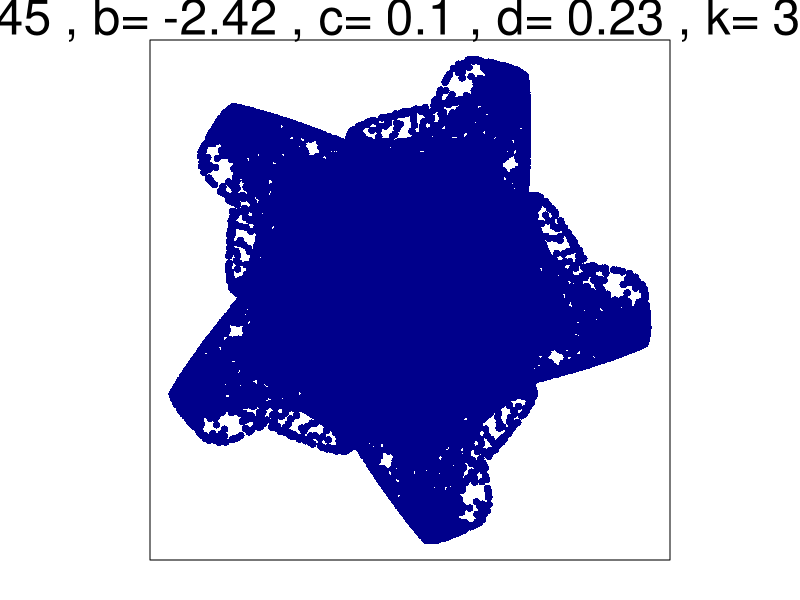

Reproduce this figure in R.
a=-3.45
b=-2.42
c1=.1
d=.23
k=3
n=15000
pm=array(data = NA, dim = c(n,2))
xn=1.37
yn=-1.1
for (j in 1:n) {
  xn1=d+a*(cos(yn))^2+b*sin(xn/k)
  yn1=c1-xn
  pm[j,]=c(xn1, yn1)
  xn=xn1
  yn=yn1
}

m=5
t=2*pi/m
pm=pm[50:n,]
fpm=pm
for (j in 1:(m-1)) {
  te=cbind(pm[,1]*cos(t*j)-pm[,2]*sin(t*j), pm[,1]*sin(t*j)+pm[,2]*cos(t*j))
  fpm=rbind(fpm, te)  
}

par(pty="s", mar=c(2,2,2,1), mgp=c(1.1, .3, 0))
plot(fpm, pch=16, col="darkblue", asp = 1, axes = F, xlab = "", ylab = "", main = bquote("a="~.(a)~", b="~.(b)~", c="~.(c1)~", d="~.(d)~", k="~.(k)~", m="~.(m)), cex.main=3)
box()
